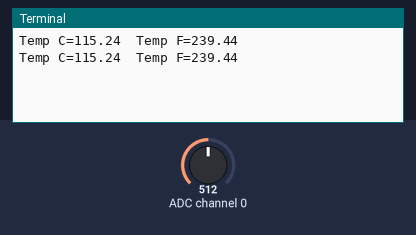
Simulated run of this program. Board: Raspberry Pi (BCM pin numbers). Parts: the last lines printed to the terminal. The test bench sets the inputs (shaded band); at power-on: ADC channel 0 = 512 (analog values on the 0–1023 scale).

Above: at 1.2 s.
1.3 s: ADC channel 0 set to 716
At 2.6 s:
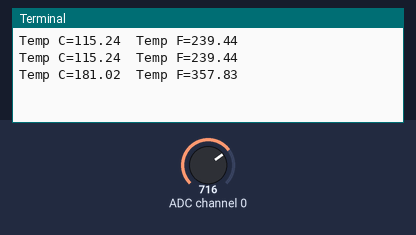
2.8 s: ADC channel 0 set to 900
At 3.7 s:
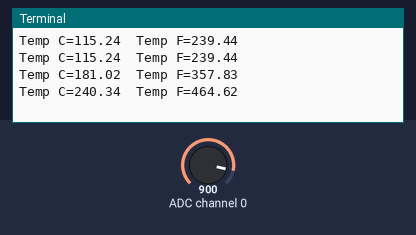
Timing chart, 0 to 5.8 s (numbered marks = the images above; inputs shaded):
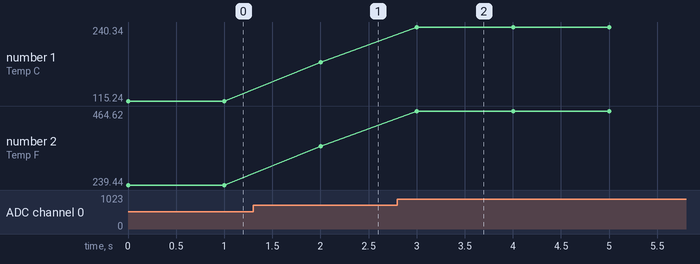

Measured:
- after the input at 1.3 s, the terminal: prints a new line after 0.70 s (image 1)
- after the input at 2.8 s, the terminal: prints a new line after 0.20 s (image 2)
- plotted number 1: 115.24 → 181.02 after the input at 1.3 s, 181.02 → 240.34 after the input at 2.8 s
- plotted number 2: 239.44 → 357.83 after the input at 1.3 s, 357.83 → 464.62 after the input at 2.8 s

The program:

ch14_10.py
```python
from gpiozero import MCP3008
import time

analog_input = MCP3008(channel=0)

while True:
    reading = analog_input.value
    voltage = reading * 3.3
    temp_c = voltage * 100 - 50
    temp_f  = temp_c * 9.0 / 5.0 + 32
    print("Temp C={:.2f}\tTemp F={:.2f}".format(temp_c,temp_f))
    time.sleep(1)
```
